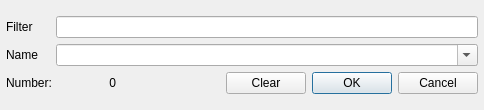
<?xml version="1.0" encoding="UTF-8"?>
<ui version="4.0">
 <class>QEPVNameSelectDialog</class>
 <widget class="QWidget" name="QEPVNameSelectDialog">
  <property name="geometry">
   <rect>
    <x>0</x>
    <y>0</y>
    <width>484</width>
    <height>110</height>
   </rect>
  </property>
  <property name="minimumSize">
   <size>
    <width>444</width>
    <height>110</height>
   </size>
  </property>
  <property name="maximumSize">
   <size>
    <width>888</width>
    <height>110</height>
   </size>
  </property>
  <property name="windowTitle">
   <string>PV Name Selection</string>
  </property>
  <layout class="QVBoxLayout" name="verticalLayout_2">
   <property name="leftMargin">
    <number>6</number>
   </property>
   <property name="topMargin">
    <number>2</number>
   </property>
   <property name="rightMargin">
    <number>6</number>
   </property>
   <property name="bottomMargin">
    <number>2</number>
   </property>
   <item>
    <layout class="QVBoxLayout" name="verticalLayout">
     <item>
      <layout class="QHBoxLayout" name="horizontalLayout_4">
       <item>
        <widget class="QLabel" name="label_2">
         <property name="minimumSize">
          <size>
           <width>44</width>
           <height>0</height>
          </size>
         </property>
         <property name="maximumSize">
          <size>
           <width>44</width>
           <height>16777215</height>
          </size>
         </property>
         <property name="text">
          <string>Filter</string>
         </property>
         <property name="indent">
          <number>0</number>
         </property>
        </widget>
       </item>
       <item>
        <widget class="QLineEdit" name="filterEdit">
         <property name="minimumSize">
          <size>
           <width>300</width>
           <height>0</height>
          </size>
         </property>
         <property name="toolTip">
          <string>Enter a regular expression to filter PV names avaialble from the archiver - populated the name combo-box below</string>
         </property>
         <property name="text">
          <string/>
         </property>
        </widget>
       </item>
      </layout>
     </item>
     <item>
      <layout class="QHBoxLayout" name="horizontalLayout">
       <item>
        <widget class="QLabel" name="label">
         <property name="minimumSize">
          <size>
           <width>44</width>
           <height>0</height>
          </size>
         </property>
         <property name="maximumSize">
          <size>
           <width>44</width>
           <height>16777215</height>
          </size>
         </property>
         <property name="text">
          <string>Name</string>
         </property>
         <property name="indent">
          <number>0</number>
         </property>
        </widget>
       </item>
       <item>
        <widget class="QComboBox" name="pvNameEdit">
         <property name="minimumSize">
          <size>
           <width>300</width>
           <height>0</height>
          </size>
         </property>
         <property name="toolTip">
          <string>Select or type PV name.</string>
         </property>
         <property name="editable">
          <bool>true</bool>
         </property>
         <property name="maxVisibleItems">
          <number>40</number>
         </property>
         <property name="maxCount">
          <number>100000</number>
         </property>
         <property name="insertPolicy">
          <enum>QComboBox::InsertAtTop</enum>
         </property>
        </widget>
       </item>
      </layout>
     </item>
     <item>
      <layout class="QHBoxLayout" name="horizontalLayout_2">
       <item>
        <widget class="QLabel" name="label_4">
         <property name="minimumSize">
          <size>
           <width>56</width>
           <height>0</height>
          </size>
         </property>
         <property name="maximumSize">
          <size>
           <width>56</width>
           <height>16777215</height>
          </size>
         </property>
         <property name="text">
          <string>Number: </string>
         </property>
        </widget>
       </item>
       <item>
        <widget class="QLabel" name="matchCountLabel">
         <property name="minimumSize">
          <size>
           <width>48</width>
           <height>0</height>
          </size>
         </property>
         <property name="maximumSize">
          <size>
           <width>48</width>
           <height>16777215</height>
          </size>
         </property>
         <property name="text">
          <string>0</string>
         </property>
         <property name="alignment">
          <set>Qt::AlignRight|Qt::AlignTrailing|Qt::AlignVCenter</set>
         </property>
        </widget>
       </item>
       <item>
        <spacer name="horizontalSpacer_2">
         <property name="orientation">
          <enum>Qt::Horizontal</enum>
         </property>
         <property name="sizeHint" stdset="0">
          <size>
           <width>800</width>
           <height>20</height>
          </size>
         </property>
        </spacer>
       </item>
       <item>
        <widget class="QPushButton" name="clearButton">
         <property name="minimumSize">
          <size>
           <width>80</width>
           <height>0</height>
          </size>
         </property>
         <property name="text">
          <string>Clear</string>
         </property>
        </widget>
       </item>
       <item>
        <widget class="QDialogButtonBox" name="buttonBox">
         <property name="standardButtons">
          <set>QDialogButtonBox::Cancel|QDialogButtonBox::Ok</set>
         </property>
        </widget>
       </item>
      </layout>
     </item>
    </layout>
   </item>
  </layout>
 </widget>
 <resources/>
 <connections/>
</ui>
